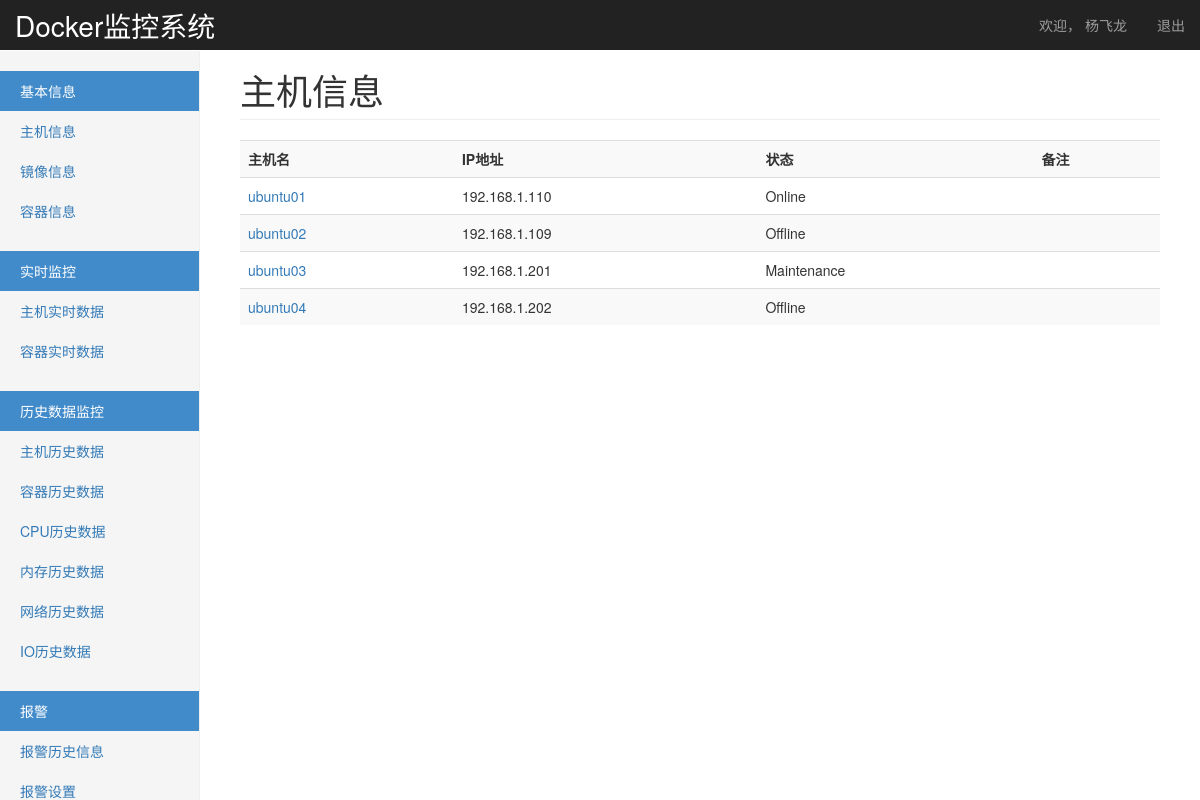
Page /monitor/host/ (signed in) on the committed database.
### monitor/models.py (models this page shows, shortened)
@python_2_unicode_compatible
class UserProfile(models.Model):
    user = models.OneToOneField(User)
    name = models.CharField(max_length=64)

@python_2_unicode_compatible
class Host(models.Model):
    hostname = models.CharField(u'主机名', max_length=32,)
    address = models.GenericIPAddressField(u'IP地址',)
    port = models.IntegerField(u'docker运行端口', default=2375)
    group = models.ManyToManyField(HostGroup, verbose_name=u'集群/组')
    status_choices = (
            ('Online', u'在线'),
            ('Offline', u'掉线'),
            ('Maintenance', u'维护'),
        )
    status = models.CharField(u'状态', choices=status_choices, max_length=64)
    username = models.CharField(u'用户名', default='root', max_length=32, blank=True, null=True)
    password = models.CharField(u'密码', max_length=32, blank=True, null=True)  # 明文，后续修改
    memo = models.TextField(u"备注", blank=True, null=True)

### monitor/views.py (the view)
def host_list(request):
    host_objs = models.Host.objects.all()
    return render(request,
                  'monitor/host_list.html',
                  {'host_list': host_objs}
                  )

### templates/monitor/host_list.html
{% extends 'base.html' %}
{% block page-header %}
主机信息
{% endblock %}
{% block page-content %}
    <table class="table table-striped table-hover">
        <tr>
            <th>主机名</th>
            <th>IP地址</th>
            <th>状态</th>
            <th>备注</th>
        </tr>
        {% for host in host_list %}
        <tr>
        <td><a href="{% url 'monitor:host_detail' host.id %}">{{ host.hostname }}</a></td>
        <td>{{ host.address }}</td>
        <td>{{ host.status }}</td>
        <td>{{ host.memo }}</td>
        </tr>
        {% endfor %}
    </table>
{% endblock %}

### templates/base.html (shortened to what this page needs)
<!DOCTYPE html>
<html lang="zh-CN"><head><meta http-equiv="Content-Type" content="text/html; charset=UTF-8">
    <link href="/static/bootstrap/css/bootstrap.min.css" rel="stylesheet">
    <link href="/static/bootstrap/css/dashboard.css" rel="stylesheet">
    <link href="/static/bootstrap/css/customers.css" rel="stylesheet">
  </head>
  <body>
    <nav class="navbar navbar-inverse navbar-fixed-top">
      <div class="container-fluid">
        <div class="navbar-header">
          <a class="navbar-brand" style="font-size: 28px" href="/monitor/">Docker监控系统</a>
        </div>
        <div id="navbar" class="navbar-collapse collapse">
          <ul class="nav navbar-nav navbar-right">
            <li><a href="#">欢迎，
                {% if request.user.userprofile.name %}
                    {{ request.user.userprofile.name }}
                {% else %}
                    {{ request.user }}
                {% endif %}
            </a></li>
            <li><a href="{% url 'acc_logout' %}">退出</a></li>
          </ul>
        </div>
      </div>
    </nav>
    {% block page-body %}
    <div class="container-fluid">
      <div class="row">
        <div class="col-sm-3 col-md-2 sidebar">
          {% block page-left %}
          <ul class="nav nav-sidebar">
            <li class="active"><a href="#">基本信息</a></li>
            <li class=""><a href="{% url 'monitor:host_list' %}">主机信息</a></li>
            <li class=""><a href="{% url 'monitor:images_list' %}">镜像信息</a></li>
            <li class=""><a href="{% url 'monitor:container_list' %}">容器信息</a></li>
          </ul>
          <ul class="nav nav-sidebar">
            <li class="active"><a href="#">实时监控</a></li>
            <li class=""><a href="{% url 'monitor:real_host' %}">主机实时数据</a></li>
            <li class=""><a href="#">容器实时数据</a></li>
          </ul>
          <ul class="nav nav-sidebar">
            <li class="active"><a href="#">历史数据监控</a></li>
            <li class=""><a href="{% url 'monitor:monitor_data_detail' 2 %}">主机历史数据</a></li>
            <li class=""><a href="#">容器历史数据</a></li>
            <li class=""><a href="#">CPU历史数据</a></li>
            <li class=""><a href="#">内存历史数据</a></li>
            <li class=""><a href="#">网络历史数据</a></li>
            <li class=""><a href="#">IO历史数据</a></li>
          </ul>
           <ul class="nav nav-sidebar">
            <li class="active"><a href="#">报警</a></li>
            <li class=""><a href="#">报警历史信息</a></li>
            <li class=""><a href="#">报警设置</a></li>
          </ul>
        {% endblock %}
        </div>
        <div class="col-sm-9 col-sm-offset-3 col-md-10 col-md-offset-2 main">
          <h1 class="page-header">{% block page-header %}Page-Header{% endblock %}</h1>
          {% block page-content %}{% endblock %}
        </div>
      </div>
    </div>
    {% endblock %}
</body></html>

### rows in the picture
Host: hostname "ubuntu01", address "192.168.1.110", status "Online"
Host: hostname "ubuntu02", address "192.168.1.109", status "Offline"
Host: hostname "ubuntu03", address "192.168.1.201", status "Maintenance"
Host: hostname "ubuntu04", address "192.168.1.202", status "Offline"

### other values in the picture
{{ request.user.userprofile.name }} "杨飞龙"
